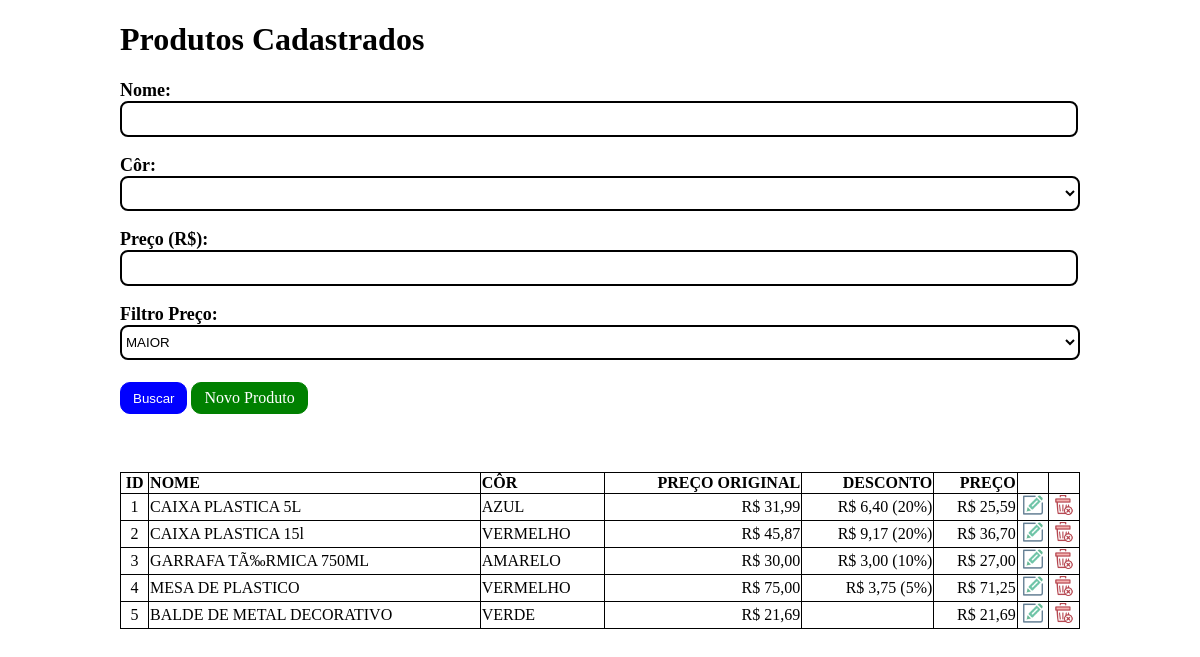
The page / on the database its author committed.
### tables this page shows
CREATE TABLE `produtos` (
  `idprod` int(5) NOT NULL,
  `nome` varchar(255) NOT NULL,
  `cor` varchar(50) NOT NULL
);

CREATE TABLE `preco` (
  `idpreco` int(5) NOT NULL,
  `preco` decimal(10,2) NOT NULL
);

### controller/produtoController.php (called while the page is built, shortened)
<?php
class ProdutoController {
    public function index() {
        $produto = new Produto();
        $_REQUEST['dados'] = $produto->getTodos();
        require_once 'view/produto/index.php';
    }
}
?>

### index.php (called while the page is built, shortened)
<?php
require_once 'autoload.php';
$rota = PRODUTO_BUSCAR;
$a_rota = explode('/',$rota);
if ( isset($a_rota[1]) && $a_rota[1]!='' ) {
    $acao = $a_rota[1];
} else {
    $acao = 'index';
}
$controlador = new $classe_controller();
$controlador->$acao();
?>

### model/produto.php (called while the page is built, shortened)
<?php
class Produto extends Preco {
    private $bd;
    private $idprod;
    private $nome;
    private $cor;
    public function __construct() {
        $this->bd = Conexao::getInstancia();
    }
    public function setIdprod($idprod) {
        $this->idprod = $idprod;
    }
    public function setNome($nome) {
        $this->nome = $nome;
    }
    public function setCor($cor) {
        $this->cor = $cor;
    }
    public function getIdprod() {
        return $this->idprod;
    }
    public function getNome() {
        return $this->nome;
    }
    public function getCor() {
        return $this->cor;
    }
    public function getTodos() {
        $extra_sql = '';
        $sql = $this->bd->query("SELECT * FROM produtos,preco WHERE idpreco=idprod $extra_sql");
        $retorno = array();
        while ( $a_produto = $sql->fetch(PDO::FETCH_ASSOC) ) {
            $produto = new Produto();
            $produto->importar($a_produto);
            $retorno[] = $produto;
        }
        return $retorno;
    }
}
?>

### model/conexao.php (called while the page is built)
<?php
class Conexao {
    private static $instancia;
    public static function getInstancia() {
        if ( empty(self::$instancia) ) {
            try {
                $conn = new PDO('mysql:host='.BD_HOST.';dbname='.BD_BANCO, BD_USUARIO, BD_SENHA);
                $conn->setAttribute(PDO::ATTR_ERRMODE, PDO::ERRMODE_EXCEPTION);
                self::$instancia = $conn;
            } catch(PDOException $e) {
                die('<b>FALHA AO CONECTAR AO BANCO DE DADOS:</b> ' . $e->getMessage());
            }
        }
		return self::$instancia;
    }
}
?>

### model/preco.php (called while the page is built, shortened)
<?php
class Preco {
    private $preco;
    public function setPreco($preco) {
        $preco = floatval($preco);
        $preco = number_format($preco, 2, '.', '');
        $this->preco = $preco;
    }
    public function getPreco() {
        return $this->preco;
    }
    public function getDescontoPorcentagem() {
        $desconto_porcentagem = 0;
        if ( $this->getCor() == 'VERMELHO' && $this->getPreco() > 50 ) {
            $desconto_porcentagem = 5;
        } elseif ( $this->getCor() == 'AMARELO' ) {
            $desconto_porcentagem = 10;
        } elseif ( $this->getCor() == 'AZUL' || $this->getCor() == 'VERMELHO' ) {
            $desconto_porcentagem = 20;
        }
        return $desconto_porcentagem;
    }
    public function getDescontoReais() {
        $desconto_porcentagem = $this->getDescontoPorcentagem();
        $desconto_reais       = 0;
        $preco                = $this->getPreco();
        if ( $desconto_porcentagem > 0 && $preco > 0 ) {
            $desconto_reais = ($preco * $desconto_porcentagem) / 100;
        }
        return $desconto_reais;
    }
}
?>

### view/produto/index.php (the view, shortened to what this page needs)
<?php
    $produtos = $_REQUEST['dados'];
?>
<!DOCTYPE html>
<html>
    <head>
        <link rel="stylesheet" href="css/layout.css">
    </head>
    <body>
        <h1>Produtos Cadastrados</h1>
        <form method="get" class="form-busca">
            <label for="nbusca_ome">Nome:</label>
            <br>
            <input type="text" id="busca_nome" name="busca_nome" value="<?=@$_GET['busca_nome']?>">
            <br><br>
            <label for="busca_cor">Côr:</label>
            <br>
            <select name="busca_cor" id="busca_cor">
                <?php
                    $a_cores = array('','AMARELO','AZUL','VERMELHO','VERDE');
                    foreach ($a_cores as $cor) {
                        $selecionado = '';
                        if ( @$_GET['busca_cor'] == $cor ) {
                            $selecionado = 'selected';
                        }
                        ?>
                            <option <?=$selecionado?> value="<?=$cor?>"><?=$cor?></option>
                        <?php
                    }
                ?>
            </select>
            <br><br>
            <label for="busca_preco">Preço (R$):</label>
            <br>
            <input type="text" id="busca_preco" name="busca_preco" value="<?=@$_GET['busca_preco']?>" onkeyup="mascara_valor(this)">
            <br><br>
            <label for="busca_filtro_preco">Filtro Preço:</label>
            <br>
            <select name="busca_filtro_preco" id="busca_filtro_preco">
                <?php
                    $a_opcoes = array('MAIOR','MENOR','IGUAL');
                    foreach ($a_opcoes as $opcao) {
                        $selecionado = '';
                        ?>
                            <option <?=$selecionado?> value="<?=$opcao?>"><?=$opcao?></option>
                        <?php
                    }
                ?>
            </select>
            <br><br>
            <input type="submit" value="Buscar" class="botao botao-buscar">
            <a href="<?=URL_RAIZ . PRODUTO_VISUALIZAR?>" class="botao botao-inserir">Novo Produto</a>
        </form>
        <br><br><br>
        <table>
            <tr>
                <th class="alinha-centro">ID</th>
                <th class="alinha-esquerda">NOME</th>
                <th class="alinha-esquerda">CÔR</th>
                <th class="alinha-direita">PREÇO ORIGINAL</th>
                <th class="alinha-direita">DESCONTO</th>
                <th class="alinha-direita">PREÇO</th>
                <th></th>
                <th></th>
            </tr>
            <?php
                foreach ($produtos as $produto) {
                    if ( $produto->getDescontoPorcentagem() > 0 ) {
                        $string_desconto = "R$ ".number_format($produto->getDescontoReais(), 2, ',', '.')." (".$produto->getDescontoPorcentagem()."%)";
                    } else {
                        $string_desconto = '';
                    }
                    ?>
                        <tr>
                            <td class="alinha-centro"><?=$produto->getIdprod()?></td>
                            <td class="alinha-esquerda"><?=$produto->getNome()?></td>
                            <td class="alinha-esquerda"><?=$produto->getCor()?></td>
                            <td class="alinha-direita">R$ <?=number_format($produto->getPreco(), 2, ',', '.')?></td>
                            <td class="alinha-direita"><?=$string_desconto?></td>
                            <td class="alinha-direita">R$ <?=number_format($produto->getPreco() - $produto->getDescontoReais(), 2, ',', '.')?></td>
                            <td class="coluna-acao">
                                <a href="<?=URL_RAIZ . PRODUTO_VISUALIZAR . '&id=' . $produto->getIdprod()?>">
                                    <img src="img/editar.png" alt="Editar Resgistro" title="Editar Resgistro" class="botao-editar">
                                </a>
                            </td>
                            <td class="coluna-acao">
                                <a href="<?=URL_RAIZ.PRODUTO_EXCLUIR . '&id=' . $produto->getIdprod()?>"  onclick="return confirm('Confirma a exclusão do registro?')">
                                    <img src="img/excluir.png" alt="Excluir Resgistro" title="Excluir Resgistro" class="botao-excluir">
                                </a>
                            </td>
                        </tr>
                    <?php
                }
            ?>
        </table>
    </body>
</html>

### css/layout.css (style rules this page uses)
body { width: 80%; margin: auto; }
table { width: 100%; }
table, th, td { border: 1px solid black; border-collapse: collapse; }
.coluna-acao { text-align: center; }
.alinha-centro { text-align: center; }
.alinha-esquerda { text-align: left; }
.alinha-direita { text-align: right; }
.botao { cursor: pointer; padding: 6px 12px; padding-top: 6px; padding-right: 12px; padding-bottom: 6px; padding-left: 12px; border: 1px solid transparent; margin-top: 4px; margin-bottom: 4px; display: inline-block; border-radius: 10px; }
.botao-editar { width: 20px; height: 20px; }
.botao-excluir { width: 20px; height: 20px; }
.botao-inserir { color: #fff; background-color: green; border-color: green; text-decoration: none; height: 18px; }
.botao-buscar { color: #fff; background-color: blue; border-color: blue; text-decoration: none; height: 32px; }
input[type=text] { width: 99%; height: 30px; border-radius: 8px; border: 2px solid; }
select { width: 100%; height: 35px; border-radius: 8px; border: 2px solid; background-color: white; }
label { font-weight: bold; font-size: 18px; }
.form-busca { width: 100%; }

### rows shown on the page
produtos: idprod "1", nome "CAIXA PLASTICA 5L", cor "AZUL", preco.preco "31,99", cor.preco "R$ 6,40 (20%)", $produto->getPreco()-$produto->getDescontoReais() "25,59"
produtos: idprod "2", nome "CAIXA PLASTICA 15l", cor "VERMELHO", preco.preco "45,87", cor.preco "R$ 9,17 (20%)", $produto->getPreco()-$produto->getDescontoReais() "36,70"
produtos: idprod "3", nome "GARRAFA TÃ‰RMICA 750ML", cor "AMARELO", preco.preco "30,00", cor.preco "R$ 3,00 (10%)", $produto->getPreco()-$produto->getDescontoReais() "27,00"
produtos: idprod "4", nome "MESA DE PLASTICO", cor "VERMELHO", preco.preco "75,00", cor.preco "R$ 3,75 (5%)", $produto->getPreco()-$produto->getDescontoReais() "71,25"
produtos: idprod "5", nome "BALDE DE METAL DECORATIVO", cor "VERDE", preco.preco "21,69"

### other values the page prints
form field busca_filtro_preco "MAIOR"
